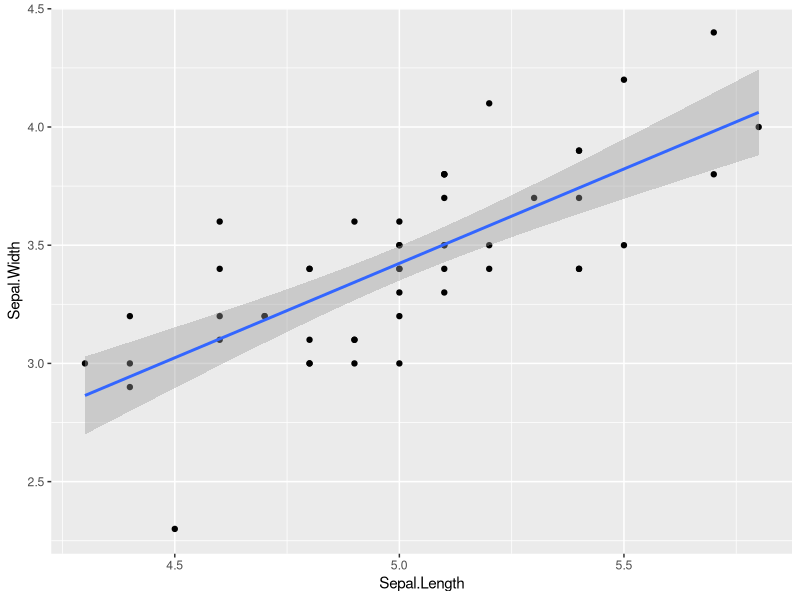
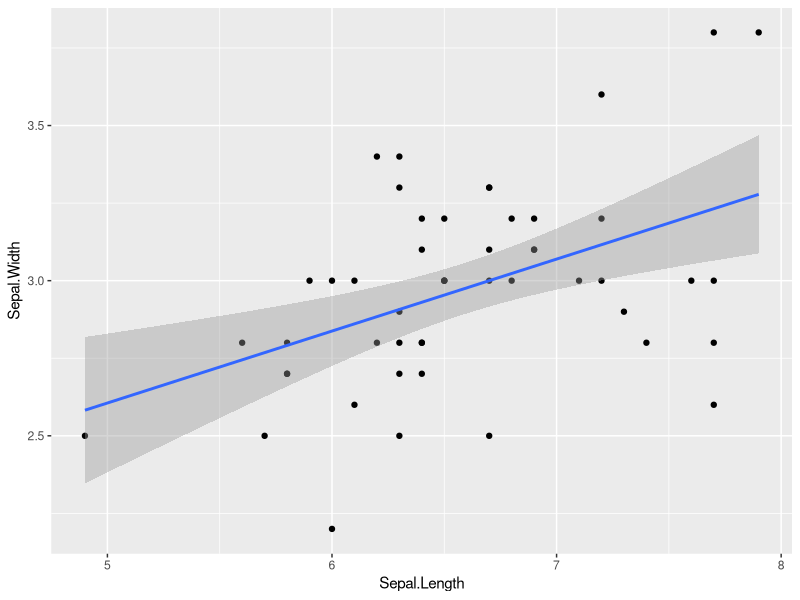
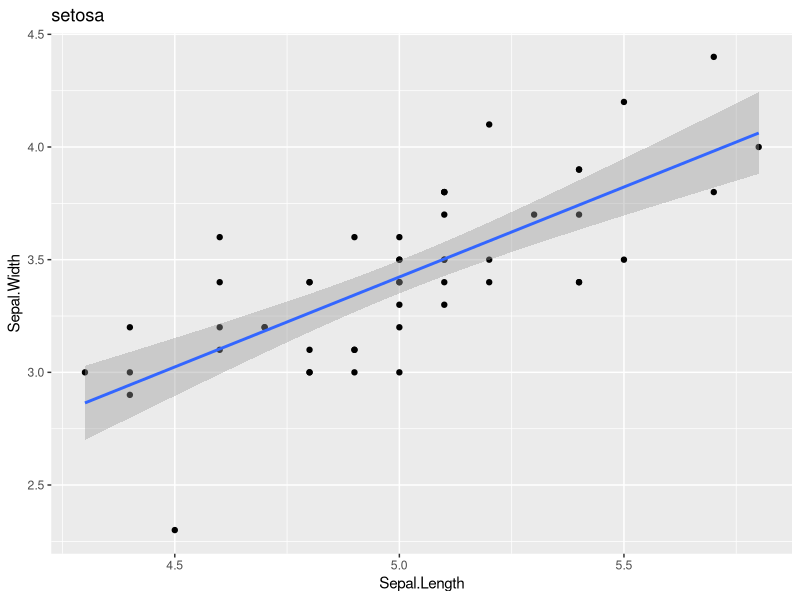
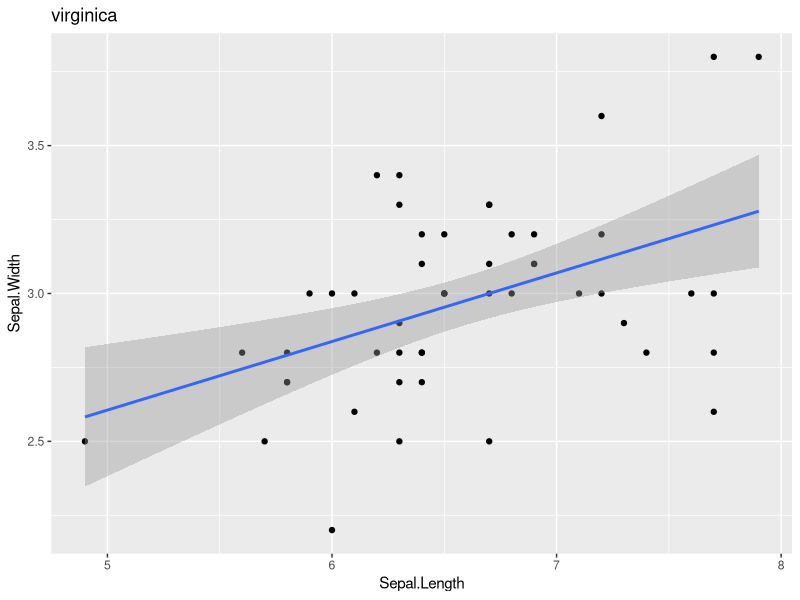
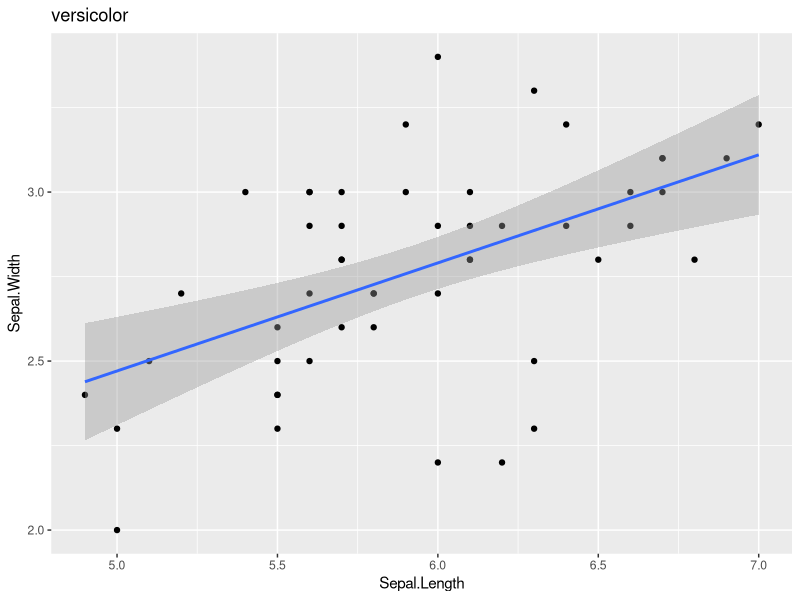
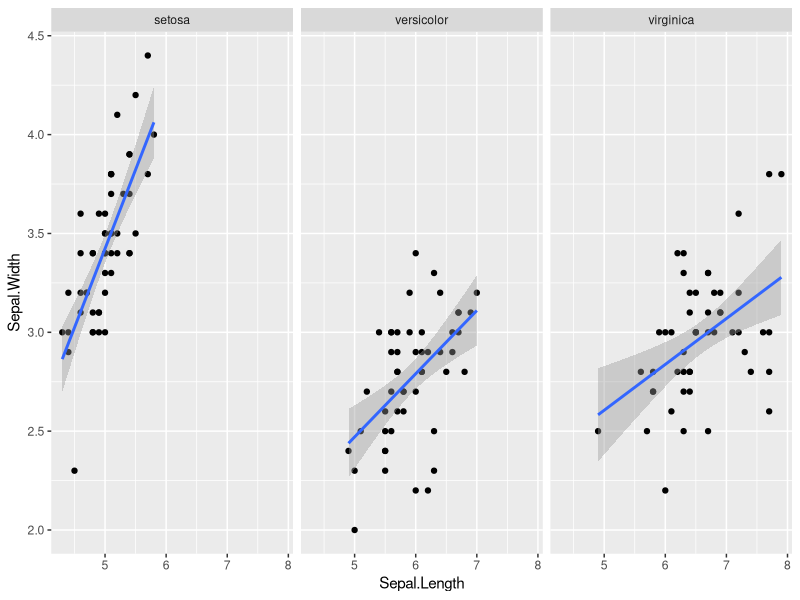
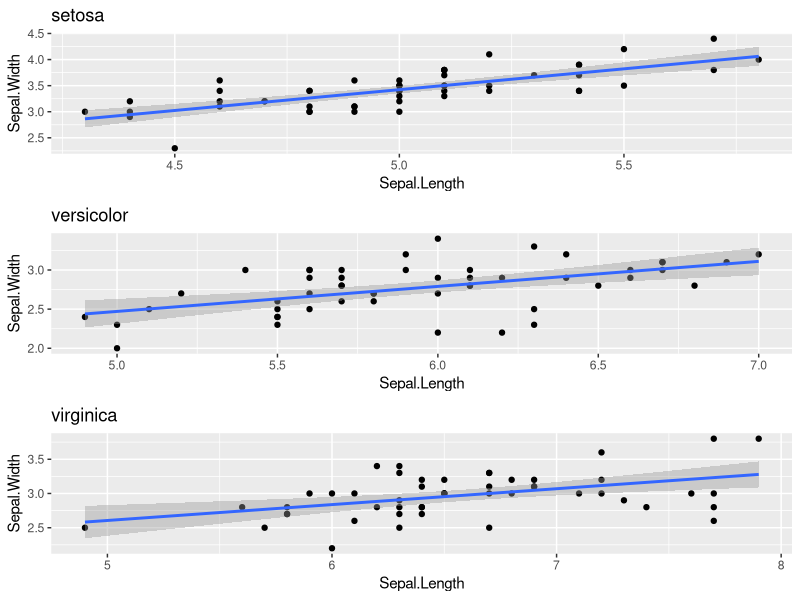
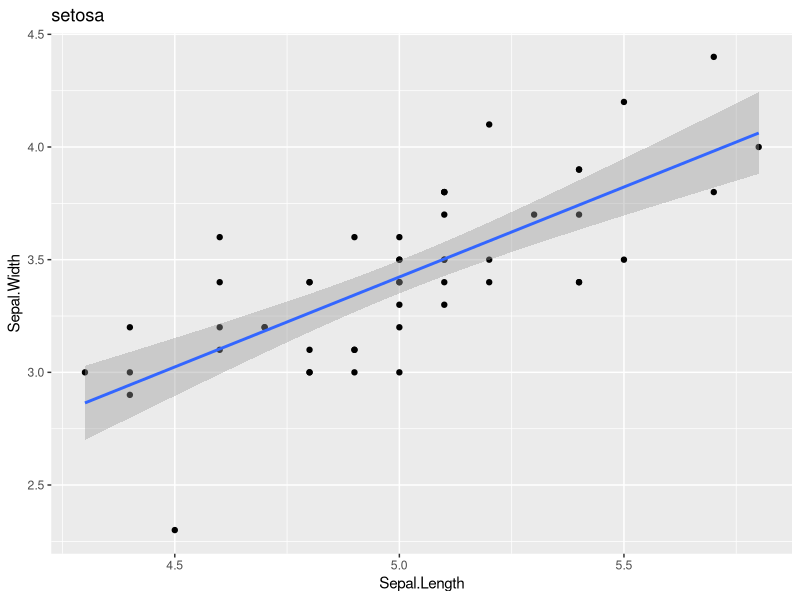

Generate these figures, in order, with R: (Note: this script raises an error after producing the figures.)
## ---- chunk 1
myris <- iris
myris.fa1 <- factanal(x = ~ Sepal.Length + Sepal.Width + Petal.Length + Petal.Width, data = myris, factors = 1)
myris.fa2 <- factanal(x = myris[, c("Sepal.Length", "Sepal.Width", "Petal.Length", "Petal.Width")], factors = 1)

myris.fa1 # same as print(myris.fa1)
myris.fa2
names(myris.fa1)
str(myris.fa1)
class(myris.fa1)

# help() : Value
## ---- chunk 2
library(ggplot2)
myris <- iris

myris.subset <- myris[myris$Species == "setosa", ] # or filter(myris, Species == "setosa")

myris.lm <- lm(Sepal.Width ~ Sepal.Length, data = myris.subset) 
coefs <- summary(myris.lm)$coefficients
est <- coefs["Sepal.Length", "Estimate"]
std.error <- coefs["Sepal.Length", "Std. Error"]
pval <- coefs["Sepal.Length", "Pr(>|t|)"]

ggplot(myris.subset, aes(Sepal.Length, Sepal.Width)) + geom_point() + geom_smooth(method = "lm")

## ---- chunk 3
myris <- iris

myris.subset <- myris[myris$Species == "virginica", ] # or filter(myris, Species == "virginica")

myris.lm <- lm(Sepal.Width ~ Sepal.Length, data = myris.subset) 
coefs <- summary(myris.lm)$coefficients
est <- coefs["Sepal.Length", "Estimate"]
std.error <- coefs["Sepal.Length", "Std. Error"]
pval <- coefs["Sepal.Length", "Pr(>|t|)"]

ggplot(myris.subset, aes(Sepal.Length, Sepal.Width)) + geom_point() + geom_smooth(method = "lm")

## ---- chunk 4
#for(this.species in c("setosa", "virginica", "versicolor")) {
#for(this.species in levels(myris$Species)) {
#for(this.species in unique(myris$Species)) {
#
all.species <- levels(myris$Species)

# storing results
# my.results <- list(est = NA, std.errors = NA, pvals = NA, plots = NA) # list also possible, just maybe less convenient

my.results <- data.frame(species = all.species, est = NA, std.err = NA, pval = NA)
my.results # check this "empty" results table 
my.plots <- list()
for(this.species in all.species) {
  print(paste("Now we're getting the results for", this.species))
  myris.subset <- myris[myris$Species == this.species, ]
  myris.lm <- lm(Sepal.Width ~ Sepal.Length, data = myris.subset) 
  coefs <- summary(myris.lm)$coefficients
  
  # the values we want
  est <- coefs["Sepal.Length", "Estimate"]
  std.error <- coefs["Sepal.Length", "Std. Error"]
  pval <- coefs["Sepal.Length", "Pr(>|t|)"]
  plot <- ggplot(myris.subset, aes(Sepal.Length, Sepal.Width)) + geom_point() + geom_smooth(method = "lm") + labs(title = this.species)
  
  # stick the values in our results object
  my.results[my.results$species == this.species, c("est", "std.err", "pval")] <- c(est, std.error, pval)
  my.plots[[this.species]] <- plot
}

my.results
my.plots[["setosa"]]
my.plots[["virginica"]]
my.plots[["versicolor"]]

#this.species <- "setosa"
#  print(ggplot(myris.subset, aes(Sepal.Length, Sepal.Width)) + geom_point() + geom_smooth(method = "lm") + labs(title = this.species))

# faceting: sometimes a good alternative to looping (with plots)
#################################################### GRID-ARRANGE HOW TO PUT MANY PLOTS ON SINGLE PAGE, CLEANLY)

ggplot(myris, aes(Sepal.Length, Sepal.Width)) + geom_point() + geom_smooth(method = "lm") + facet_wrap(~ Species)

library(grid)
# install.packages("gridExtra")
library(gridExtra)
grid.arrange(my.plots[[1]], my.plots[[2]], my.plots[[3]], ncol = 1) # good for arranging multiple plots in one window/page

## ---- chunk 5
all.species <- levels(myris$Species)

my.results <- data.frame(species = all.species, est = NA, std.err = NA, pval = NA)
my.plots <- list()

for(this.row in 1:length(all.species)) {
  print(paste("Now we're getting the results for", all.species[this.row]))
  myris.subset <- myris[myris$Species == all.species[this.row], ]
  myris.lm <- lm(Sepal.Width ~ Sepal.Length, data = myris.subset) 
  coefs <- summary(myris.lm)$coefficients
  
  # the values we want
  est <- coefs["Sepal.Length", "Estimate"]
  std.error <- coefs["Sepal.Length", "Std. Error"]
  pval <- coefs["Sepal.Length", "Pr(>|t|)"]
  plot <- ggplot(myris.subset, aes(Sepal.Length, Sepal.Width)) + geom_point() + geom_smooth(method = "lm") + labs(title = all.species[this.row])
  
  # stick the values in our results object
  my.results[this.row, c("est", "std.err", "pval")] <- c(est, std.error, pval)
  my.plots[[this.row]] <- plot
}

my.results
names(my.plots)
str(my.plots)
my.plots[[1]]
## ---- chunk 6

get.results <- function(chunk, DV, IV) {
  # expect chunk to be a data frame
  # expect DV and IV to be strings, names of columns to go in the regression
  my.formula <- as.formula(paste(DV, "~", IV)) # handy way to "build" a formula
  myris.lm <- lm(my.formula, data = chunk) 
  coefs <- summary(myris.lm)$coefficients
  
  # the values we want
  est <- coefs[IV, "Estimate"]
  std.error <- coefs[IV, "Std. Error"]
  pval <- coefs[IV, "Pr(>|t|)"]
  # plot <- ggplot(chunk, aes(get(IV), get(DV))) + geom_point() + geom_smooth(method = "lm") + labs(title = this.species)
  
  # stick the values in our results object
  my.results <- data.frame(est = est, std.err = std.error, pval = pval)

  return(my.results)
}

get.results(myris, DV = "Petal.Width", IV = "Petal.Length")

library(dplyr)

# with pipes
all.results <- myris %>% group_by(Species) %>% do(get.results(chunk = ., DV = "Petal.Width", IV = "Petal.Length")) %>% as.data.frame()
all.results

# without pipes
all.results2 <- as.data.frame(do(.data = group_by(myris, Species), get.results(.,  DV = "Petal.Width", IV = "Petal.Length")))
all.results2


all.results

## ---- chunk 7
# "manually" set the value of each argument, step through the function as if it were just a regular script
IV <- "Petal.Width"
DV <- "Petal.Length"
chunk <- myris
## ---- chunk 8
test.function <- function(chunk, DV, IV) {
  my.formula <- as.formula(paste(DV, "~", IV))
  myris.lm <- lm(my.formula, data = chunk) 
  coefs <- summary(myris.lm)$coefficients
  
  # the values we want
  est <- coefs[IV, "Estimate"]
  std.err <- coefs[IV, "Std. Error"]
  pval <- coefs[IV, "Pr(>t|)"]
  plot <- ggplot(chunk, aes(get(IV), get(DV))) + geom_point() + geom_smooth(method = "lm") + labs(title = this.species)
  
  # stick the values in our results object
  my.results <- data.frame(est = est, std.err = std.err, pval = pval)

  return(my.results)
  
}

test.function(myris, "Sepal.Width", "Sepal.Length")

debug(test.function)

test.function(myris, "Sepal.Width", "Sepal.Length")

# capital "Q" + Enter exits debugger (aka "browser")

# can also insert browser()
test.function2 <- function(chunk, DV, IV) {
  my.formula <- as.formula(paste(DV, "~", IV))
  myris.lm <- lm(my.formula, data = chunk) 
  coefs <- summary(myris.lm)$coefficients
  #if(this.species == "setosa") { # if you want to selectively browse
    browser()
  #}
 
  # the values we want
  est <- coefs[IV, "Estimate"]
  std.err <- coefs[IV, "Std. Error"]
  pval <- coefs[IV, "Pr(>t|)"]
  plot <- ggplot(chunk, aes(get(IV), get(DV))) + geom_point() + geom_smooth(method = "lm") + labs(title = this.species)
   # stick the values in our results object
  my.results <- data.frame(est = est, std.err = std.err, pval = pval)
  return(my.results)
}

test.function2(myris, "Sepal.Width", "Sepal.Length")

## ---- chunk 9

## ---- chunk 10


